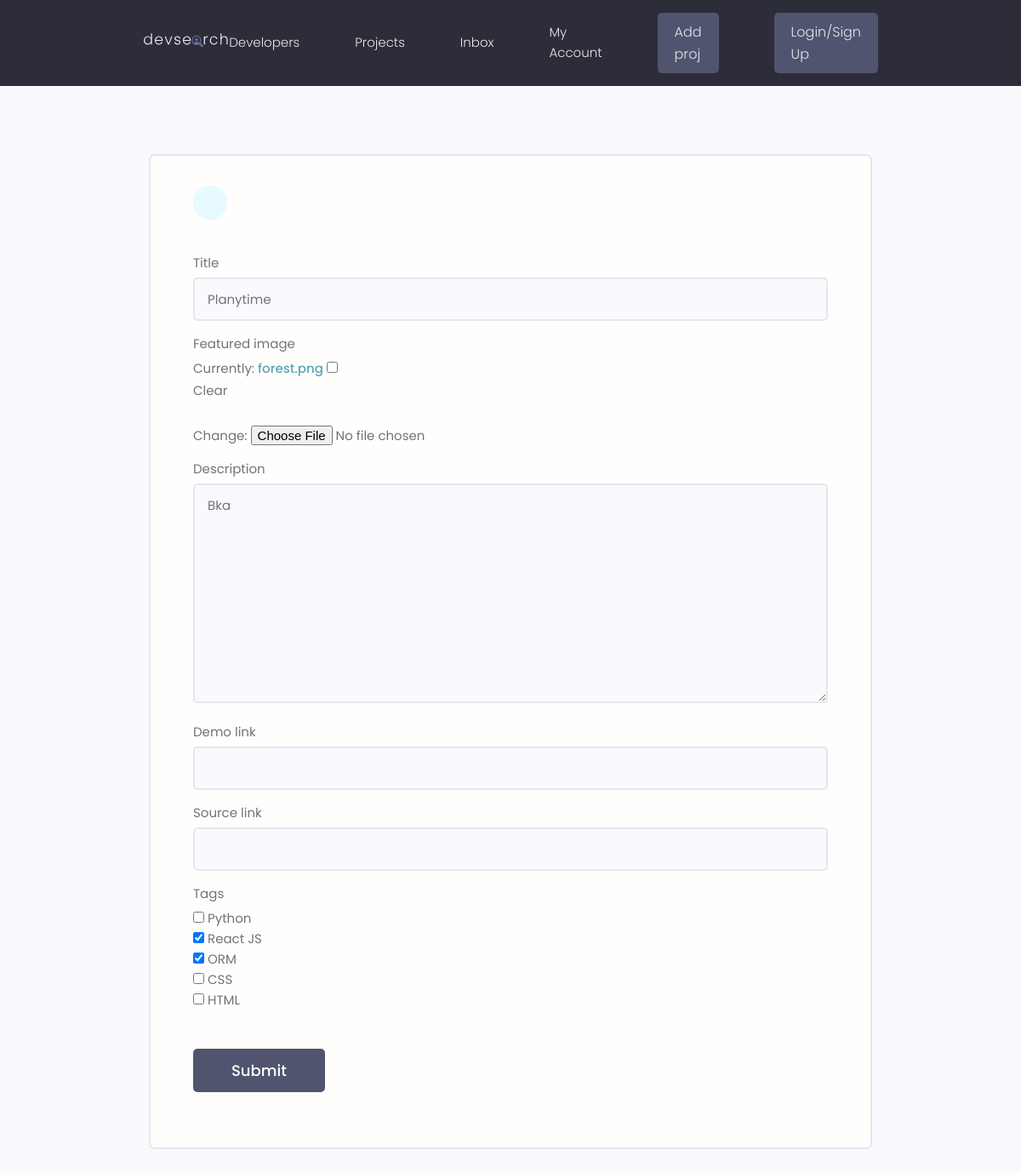
/projects/update-project/bbb553dc7c7049ff854cb0b4cc65be6c/, run on an earlier commit of the app's database.
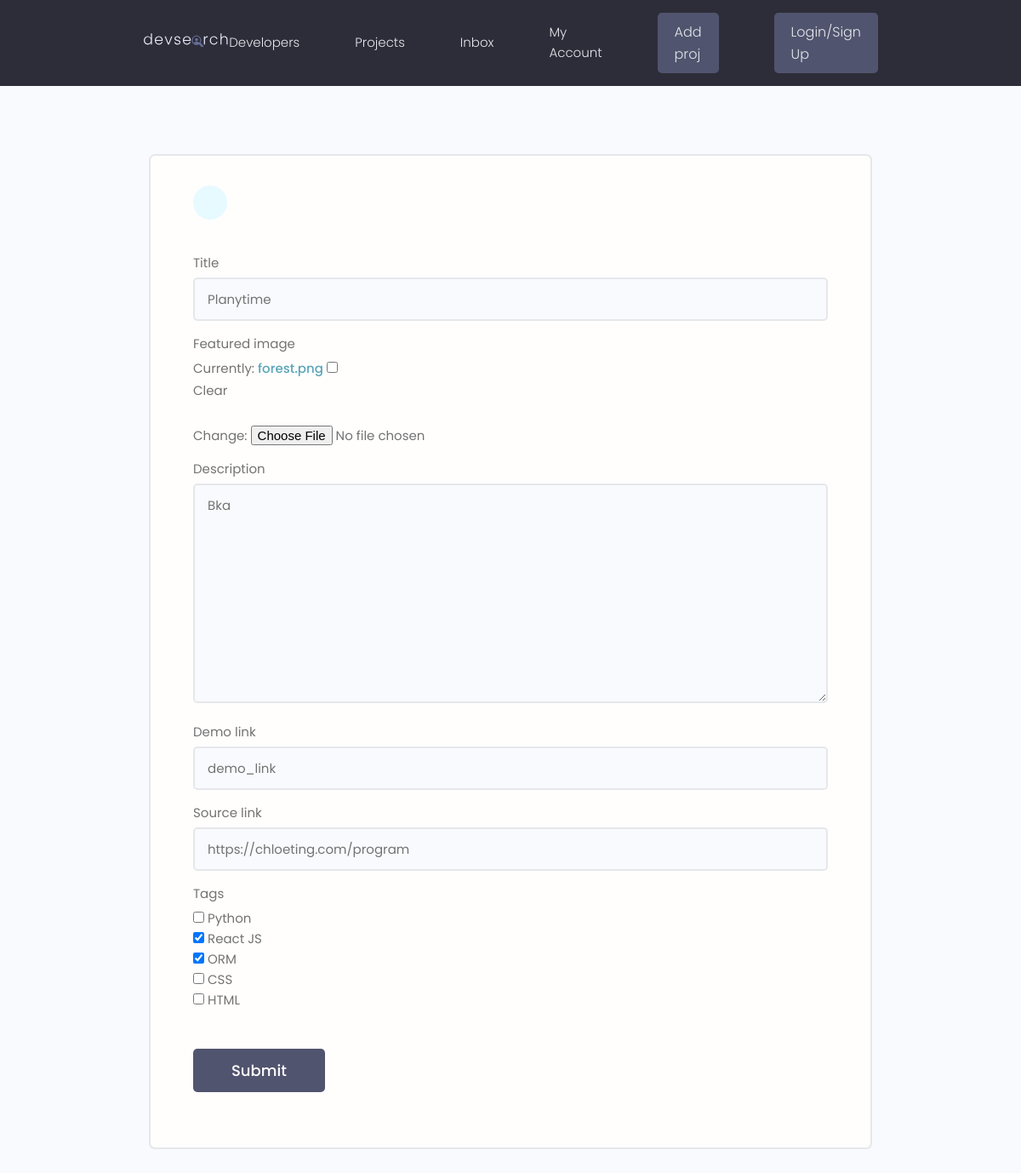
And on a later commit of the database.
### projects/models.py (models this page shows, shortened)
class Project(models.Model):
    owner = models.ForeignKey(Profile, on_delete=models.SET_NULL, blank=True, null=True)
    title = models.CharField(max_length=200)
    description = models.TextField()
    demo_link = models.CharField(max_length=2000, null=True, blank=True)
    source_link = models.CharField(max_length=2000, null=True, blank=True)
    featured_image = models.ImageField(null=True, blank=True, default="default.jpg")
    created = models.DateTimeField(auto_now_add=True)
    id = models.UUIDField(unique=True, primary_key=True, default=uuid.uuid4, editable=False)
    tags = models.ManyToManyField('Tag', blank=True)
    vote_total = models.IntegerField(default=0, null=True, blank=True)
    vote_ratio = models.IntegerField(default=0, null=True, blank=True)

### projects/views.py (the view)
# urls.py: path('update-project/<str:pk>/', views.updateProject, name='update-project'),
def updateProject(request, pk):
    project = Project.objects.get(id=pk)
    form = ProjectForm(instance=project)
    if request.method == 'POST':
        form = ProjectForm(request.POST, request.FILES, instance=project)
        if form.is_valid():
            form.save()
            return redirect('projects')
    context = {'form': form}
    return render(request, 'projects/project-form.html', context)

### projects/forms.py
class ProjectForm(ModelForm):
    class Meta:
        model = Project
        fields = ['title', 'featured_image', 'description', 'demo_link', 'source_link', 'tags']
        widgets = {
            'tags': forms.CheckboxSelectMultiple(),
        }
    def __init__(self, *args, **kwargs):
        super(ProjectForm, self).__init__(*args, **kwargs)
        for name, field in self.fields.items():
            field.widget.attrs.update({'class':'input'})

### projects/models.py (called while the page is built)
    def __str__(self):
        return self.name

### projects/templates/projects/project-form.html (shortened to what this page needs)
{% extends 'main.html' %}
{% block content %}
<main class="formPage my-xl">
    <div class="content-box">
        <div class="formWrapper">
            <a class="backButton" href="#"></a>
            <br>
            <form class="form" method="POST" enctype="multipart/form-data">
                {% for field in form %}
                <div class="form__field">
                    <label for="formInput#text">{{ field.label}} </label>
                    {{ field }}
                </div>
                {% endfor %}
                <input class="btn btn--sub btn--lg  my-md" type="submit" value="Submit" />
            </form>
        </div>
    </div>
</main>
{% endblock %}

What changed in the data, as far as the page shows it:
changed Project "Planytime": demo_link (not shown) → "demo_link"; source_link (not shown) → "https://chloeting.com/program"
